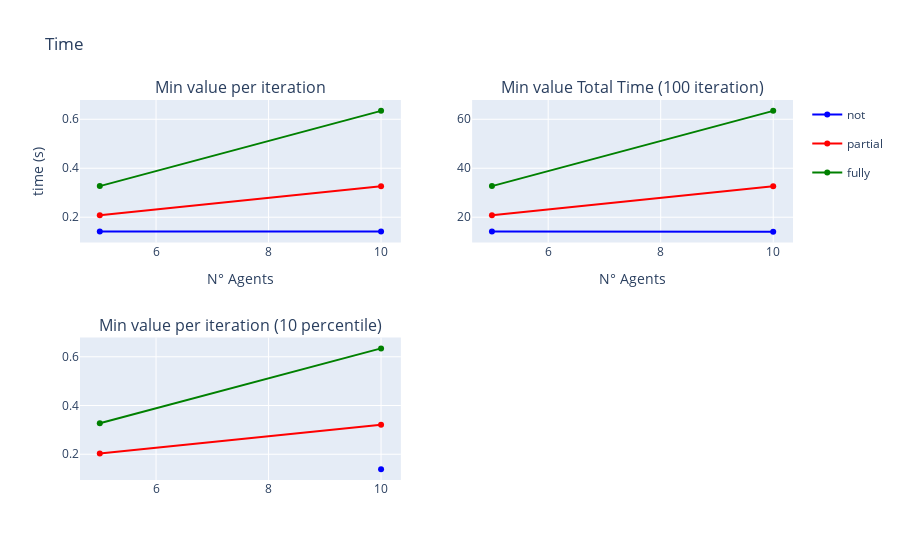

Notebook source saved alongside this figure:
### Markdown cell above
### Total Time - Min time per iteration

### Code cell
fig = make_subplots(rows=2, cols=2, subplot_titles=("Min value per iteration", "Min value Total Time (100 iteration)", "Min value per iteration (10 percentile)"))

fig.add_trace(go.Scatter(x=to_plot_tot_min_mean.index, y=to_plot_tot_min_mean['not'], name='not', legendgroup='not', line=dict(color='blue')), row=1, col=1)
fig.add_trace(go.Scatter(x=to_plot_tot_min_mean.index, y=to_plot_tot_min_mean['partial'], name = 'partial', legendgroup='partial', line=dict(color='red')), row=1, col=1)
fig.add_trace(go.Scatter(x=to_plot_tot_min_mean.index, y=to_plot_tot_min_mean['fully'], name='fully', legendgroup='fully', line=dict(color='green')), row=1, col=1)

fig.add_trace(go.Scatter(x=to_plot_tot_min_sum.index, y=to_plot_tot_min_sum['not'], name='not', legendgroup='not', line=dict(color='blue'), showlegend=False), row=1, col=2)
fig.add_trace(go.Scatter(x=to_plot_tot_min_sum.index, y=to_plot_tot_min_sum['partial'], name='partial', legendgroup='partial', line=dict(color='red'), showlegend=False), row=1, col=2)
fig.add_trace(go.Scatter(x=to_plot_tot_min_sum.index, y=to_plot_tot_min_sum['fully'], name='fully', legendgroup='fully', line=dict(color='green'), showlegend=False), row=1, col=2)

fig.add_trace(go.Scatter(x=to_plot_tot_min_mean_percentile.index, y=to_plot_tot_min_mean_percentile['not'], name='not', legendgroup='not', line=dict(color='blue'), showlegend=False), row=2, col=1)
fig.add_trace(go.Scatter(x=to_plot_tot_min_mean_percentile.index, y=to_plot_tot_min_mean_percentile['partial'], name = 'partial', legendgroup='partial', line=dict(color='red'), showlegend=False), row=2, col=1)
fig.add_trace(go.Scatter(x=to_plot_tot_min_mean_percentile.index, y=to_plot_tot_min_mean_percentile['fully'], name='fully', legendgroup='fully', line=dict(color='green'), showlegend=False), row=2, col=1)

fig.update_yaxes(title_text="time (s)", row=1, col=1)
fig.update_xaxes(title_text="N° Agents", row=1, col=1)
fig.update_xaxes(title_text="N° Agents", row=1, col=2)

fig.update_layout(title='Time')

fig.show()

### Figure 1 — Plotly figure (JSON) as saved in the notebook; plotly's stock layout.template omitted (floating-point values rounded to 4 significant figures)
{"data": [{"legendgroup": "not", "line": {"color": "blue"}, "name": "not", "type": "scatter", "x": [5, 10], "xaxis": "x", "y": [0.1412, 0.1412], "yaxis": "y"}, {"legendgroup": "partial", "line": {"color": "red"}, "name": "partial", "type": "scatter", "x": [5, 10], "xaxis": "x", "y": [0.2078, 0.3264], "yaxis": "y"}, {"legendgroup": "fully", "line": {"color": "green"}, "name": "fully", "type": "scatter", "x": [5, 10], "xaxis": "x", "y": [0.3271, 0.6343], "yaxis": "y"}, {"legendgroup": "not", "line": {"color": "blue"}, "name": "not", "showlegend": false, "type": "scatter", "x": [5, 10], "xaxis": "x2", "y": [14.12, 14.12], "yaxis": "y2"}, {"legendgroup": "partial", "line": {"color": "red"}, "name": "partial", "showlegend": false, "type": "scatter", "x": [5, 10], "xaxis": "x2", "y": [20.78, 32.64], "yaxis": "y2"}, {"legendgroup": "fully", "line": {"color": "green"}, "name": "fully", "showlegend": false, "type": "scatter", "x": [5, 10], "xaxis": "x2", "y": [32.71, 63.43], "yaxis": "y2"}, {"legendgroup": "not", "line": {"color": "blue"}, "name": "not", "showlegend": false, "type": "scatter", "x": [5, 10], "xaxis": "x3", "y": [null, 0.139], "yaxis": "y3"}, {"legendgroup": "partial", "line": {"color": "red"}, "name": "partial", "showlegend": false, "type": "scatter", "x": [5, 10], "xaxis": "x3", "y": [0.2034, 0.3213], "yaxis": "y3"}, {"legendgroup": "fully", "line": {"color": "green"}, "name": "fully", "showlegend": false, "type": "scatter", "x": [5, 10], "xaxis": "x3", "y": [0.327, 0.6345], "yaxis": "y3"}], "layout": {"annotations": [{"font": {"size": 16}, "showarrow": false, "text": "Min value per iteration", "x": 0.225, "xanchor": "center", "xref": "paper", "y": 1, "yanchor": "bottom", "yref": "paper"}, {"font": {"size": 16}, "showarrow": false, "text": "Min value Total Time (100 iteration)", "x": 0.775, "xanchor": "center", "xref": "paper", "y": 1, "yanchor": "bottom", "yref": "paper"}, {"font": {"size": 16}, "showarrow": false, "text": "Min value per iteration (10 percentile)", "x": 0.225, "xanchor": "center", "xref": "paper", "y": 0.375, "yanchor": "bottom", "yref": "paper"}], "title": {"text": "Time"}, "xaxis": {"anchor": "y", "domain": [0, 0.45], "title": {"text": "N° Agents"}}, "xaxis2": {"anchor": "y2", "domain": [0.55, 1], "title": {"text": "N° Agents"}}, "xaxis3": {"anchor": "y3", "domain": [0, 0.45]}, "xaxis4": {"anchor": "y4", "domain": [0.55, 1]}, "yaxis": {"anchor": "x", "domain": [0.625, 1], "title": {"text": "time (s)"}}, "yaxis2": {"anchor": "x2", "domain": [0.625, 1]}, "yaxis3": {"anchor": "x3", "domain": [0, 0.375]}, "yaxis4": {"anchor": "x4", "domain": [0, 0.375]}}}
